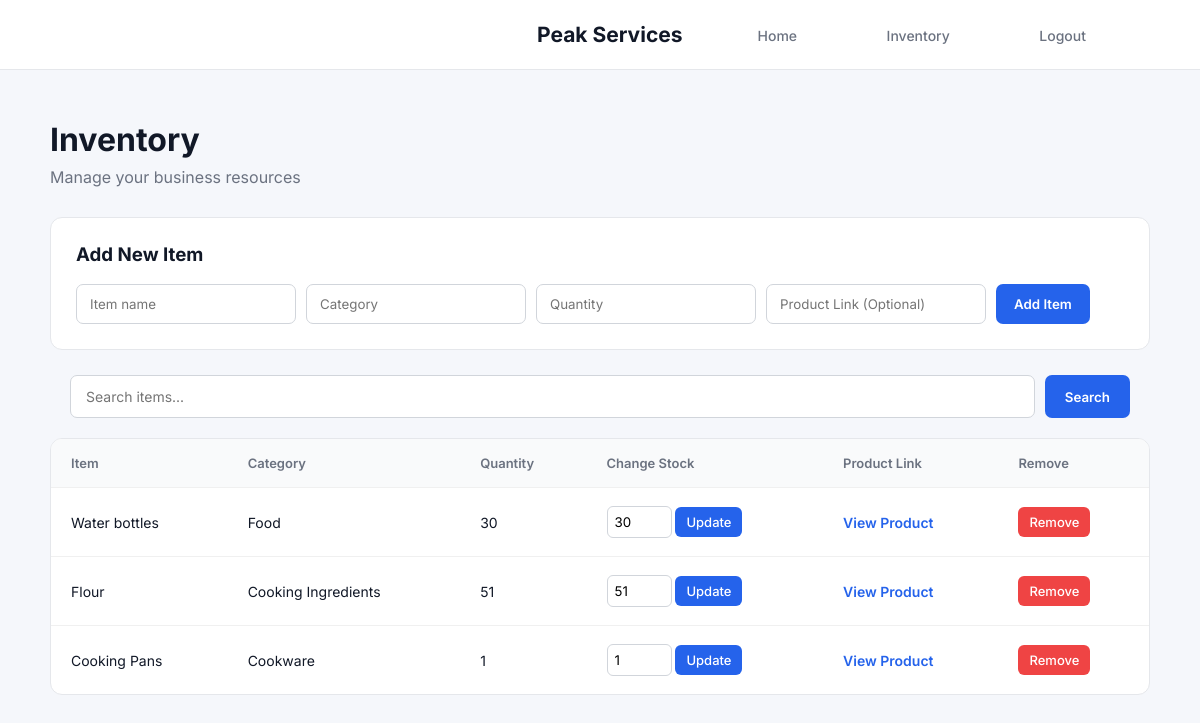
Screenshot of /inventory/ with the database file from the repository.
### main/models.py (models this page shows, shortened)
class InventoryItem(models.Model):
    name = models.CharField(max_length=100)
    category = models.CharField(max_length=100)
    quantity = models.IntegerField(default=0)
    product_link = models.URLField(blank=True)

### main/views.py (the view)
# urls.py: path('inventory/', views.inventory, name='inventory'),
def inventory(request):
    search = request.GET.get('search', '')
    items = InventoryItem.objects.all()
    if search:
        items = items.filter(name__icontains=search)
    return render(request, 'main/inventory.html', {
        'items': items,
        'search': search
    })

### main/templates/main/inventory.html (shortened to what this page needs)
{% load static %}
<!DOCTYPE html>
<html lang="en" xmlns="http://www.w3.org/1999/xhtml">
<head>
    <link href="{% static 'main/style.css' %}" rel="stylesheet" />
</head>
<body class="inventory-page">
    <nav class="all-nav">
        <h2>Peak Services</h2>
        <div>
            <a href="{% url 'home' %}">Home</a>
            <a href="{% url 'inventory' %}">Inventory</a>
            <a href="{% url 'logout' %}">Logout</a>
        </div>
    </nav>
    <div class="inventory-container">
        <div class="inventory-header">
            <div>
                <h1>Inventory</h1>
                <p>Manage your business resources</p>
            </div>
        </div>
        <div class="inventory-add">
            <h3>Add New Item</h3>
            <form method="POST" action="{% url 'add_item' %}">
                <input type="text"
                       name="name"
                       placeholder="Item name"
                       required/>
                <input type="text"
                       name="category"
                       placeholder="Category"
                       required/>
                <input type="number"
                       name="quantity"
                       placeholder="Quantity"
                       required/>
                <input type="url"
                       name="product_link"
                       placeholder="Product Link (Optional)"
                       />
                <button type="submit" class="inventory-add-button">
                    Add Item
                </button>
            </form>
        </div>
           <form method="GET" class="inventory-search">
                    <input type="text"
                           name="search"
                           placeholder="Search items..."
                           value="{{ search }}"/>
                    <button type="submit">Search</button>
                </form>
        <div class="inventory-card">
            <table class="inventory-table">
                <thead>
                    <tr>
                        <th>Item</th>
                        <th>Category</th>
                        <th>Quantity</th>
                        <th>
                            Change Stock
                        </th>
                        <th>Product Link</th>
                        <th>Remove</th>
                    </tr>
                </thead>
                <tbody>
                    {% for item in items %}
                    <tr>
                        <td>{{ item.name }}</td>
                        <td>{{ item.category }}</td>
                        <td>{{ item.quantity }}</td>
                        <td>
                            <form method="POST" action="{% url 'update_stock' item.id %}">
                                <input type="number"
                                       name="quantity"
                                       value="{{ item.quantity }}"
                                       min="0" >
                                <button type="submit"> Update </button>
                            </form>
                        </td>
                        <td>
                            {% if item.product_link %}
                                <a href="{{ item.product_link }}" target="_blank">View Product</a>
                            {% else %}
                                No link provided
                            {% endif %}
                        <td>
                            <form method="POST" action="{% url 'delete_item' item.id %}">
                                <button type="submit" class="inventory-delete-button">
                                    Remove
                                </button>
                                </form>
                        </td>
                    </tr>
                    {% empty %}
                    <tr>
                        <td colspan="5">
                            No Inventory items yet.
                        </td>
                    </tr>
                    {% endfor %}
                </tbody>
            </table>
        </div>
    </div>
</body>
</html>

### main/static/main/style.css (style rules this page uses)
* { margin: 0; padding: 0; box-sizing: border-box; font-family: 'Inter', sans-serif; }
html { scroll-behavior: smooth; }
body { font-family: Arial, Helvetica, sans-serif; color: #111827; background: #ffffff; }
.all-nav { height: 70px; padding: 0 7%; display: flex; align-items: center; justify-content: right; background: white; border-bottom: 1px solid #e5e7eb; }
.all-nav h2 { margin: 0; font-size: 21px; padding: 20px; }
.all-nav a { margin-left: 25px; text-decoration: none; color: #6b7280; font-size: 14px; font-weight: 500; padding: 30px; }
.inventory-page { margin: 0; background: #f5f7fb; font-family: 'Inter', sans-serif; color: #111827; }
.inventory-container { max-width: 1150px; margin: 50px auto; padding: 0 25px; }
.inventory-header { display: flex; justify-content: space-between; align-items: center; margin-bottom: 30px; }
.inventory-header h1 { margin: 0 0 8px; font-size: 32px; }
.inventory-header p { margin: 0; color: #6b7280; }
.inventory-add { background: white; padding: 25px; margin-bottom: 25px; border: 1px solid #e5e7eb; border-radius: 12px; }
.inventory-add h3 { margin-top: 0; margin-bottom: 18px; }
.inventory-add form { display: flex; gap: 10px; flex-wrap: wrap; }
.inventory-add input { padding: 11px 13px; border: 1px solid #d1d5db; border-radius: 7px; font-family: inherit; outline: none; }
.inventory-add-button { padding: 11px 18px; border: none; border-radius: 7px; background: #2563eb; color: white; font-family: inherit; font-weight: 600; cursor: pointer; }
.inventory-card { background: white; border: 1px solid #e5e7eb; border-radius: 12px; overflow: hidden; }
.inventory-table { width: 100%; border-collapse: collapse; }
.inventory-table a { color: #2563eb; font-weight: 600; text-decoration: none; }
.inventory-table th { padding: 16px 20px; text-align: left; background: #f9fafb; color: #6b7280; font-size: 13px; font-weight: 600; }
.inventory-table td { padding: 18px 20px; border-top: 1px solid #f0f0f0; font-size: 14px; }
.inventory-table input { width: 65px; padding: 7px; border: 1px solid #d1d5db; border-radius: 6px; font-family: inherit; }
.inventory-table button { padding: 7px 11px; border: none; border-radius: 6px; background: #2563eb; color: white; font-family: inherit; font-size: 13px; font-weight: 500; cursor: pointer; }
.inventory-delete-button { background: #ef4444 !important; }
.inventory-search { display: flex; gap: 10px; margin: 20px; }
.inventory-search input { flex: 1; padding: 12px 15px; border: 1px solid #d1d5db; border-radius: 7px; font-family: inherit; font-size: 14px; outline: none; }
.inventory-search button { padding: 12px 20px; border: none; border-radius: 7px; background: #2563eb; color: white; font-family: inherit; font-weight: 600; cursor: pointer; }

### rows the page displays
InventoryItem: name "Water bottles", category "Food", quantity "30"
InventoryItem: name "Flour", category "Cooking Ingredients", quantity "51"
InventoryItem: name "Cooking Pans", category "Cookware", quantity "1"
